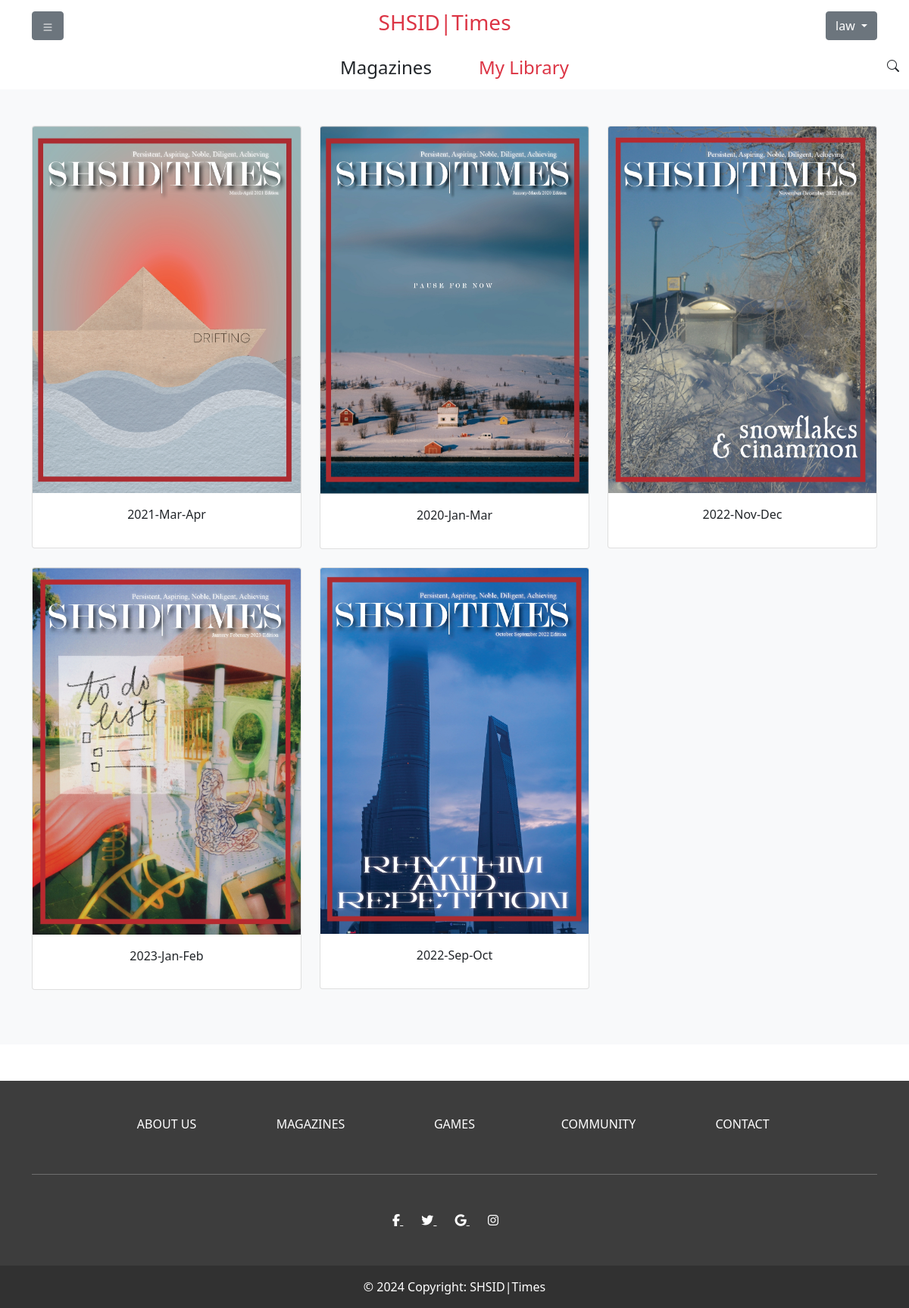
/profile/favorites/ (signed in), run on an earlier commit of the app's database.
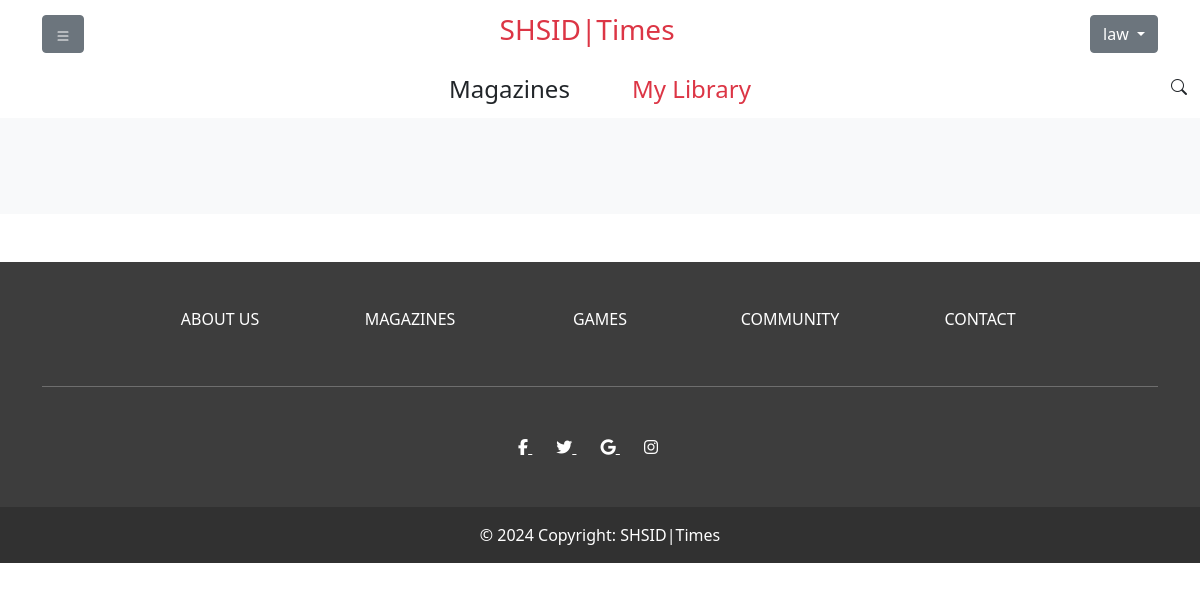
And on a later commit of the database.
### magazines/models.py (models this page shows, shortened)
class Magazine(models.Model):
    title = models.CharField(max_length=100)
    theme = models.CharField(max_length=100, null=True)
    cover = models.ImageField(upload_to='cover/', null=True, blank=True)
    upload_date = models.DateTimeField(null=True)
    document = models.FileField(upload_to='library/')
    img1 = models.ImageField(upload_to="highlight/")
    img2 = models.ImageField(upload_to="highlight/")
    img3 = models.ImageField(upload_to="highlight/")
    t1 = models.CharField(max_length=300, null=True)
    t2 = models.CharField(max_length=300, null=True)
    t3 = models.CharField(max_length=300, null=True)

### user/views.py (the view)
# urls.py: path('favorites/', views.favorites, name='favorites'),
def favorites(request):
    assert isinstance(request, HttpRequest)
    favorite = request.user.favorites.all()
    return render(
        request,
        'user_lib.html',
        {
            'title': 'Favorites',
            "favorites": favorite,
        }
    )

### templates/user_lib.html (shortened to what this page needs)
{% extends "home_layout.html" %}
{% block header %}
    <link href="{% static 'content/user_lib.css' %}" rel="stylesheet" />
{% endblock %}
{% block content2 %}
    <div class="album py-5 bg-light">
        <div class="container">
          <div class="row">
              {% for magazine in favorites %}
                  <a class="col-md-4 text-decoration-none text-dark" href="{% url 'magazine' magazine.id %}">
                      <div class="card mb-4 box-shadow">
                        <img class="card-img-top" style="width: 100%; display: block;" src="/media/{{ magazine.cover }}" data-holder-rendered="true">
                        <div class="card-body">
                          <p class="card-text text-center">{{ magazine.title}}</p>
                        </div>
                      </div>
                    </a>
              {% endfor %}
          </div>
        </div>
      </div>
{% endblock %}

What changed in the data, as far as the page shows it:
removed Magazine: cover (picture), title "2021-Mar-Apr"
removed Magazine: cover (picture), title "2020-Jan-Mar"
removed Magazine: cover (picture), title "2022-Nov-Dec"
removed Magazine: cover (picture), title "2023-Jan-Feb"
removed Magazine: cover (picture), title "2022-Sep-Oct"
